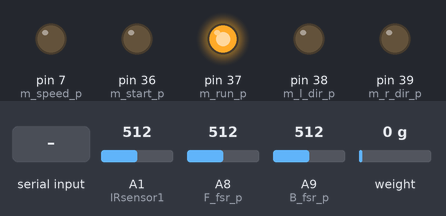
This sketch was run on a simulated Arduino Mega 2560, built with avr-gcc and run on an emulated ATmega2560. Shown: output pins drawn as LEDs (lit = HIGH). The test bench sets the inputs (shaded band); at power-on: A9 (B_fsr_p) = 512, A8 (F_fsr_p) = 512, A1 (IRsensor1) = 512, weight on the scale 0 g. What the sketch prints to the serial monitor is not drawn.

Above: at 2.3 s.
2.4 s: A9 (B_fsr_p) set to 554
5.4 s: A9 (B_fsr_p) set to 581
At 8.3 s:
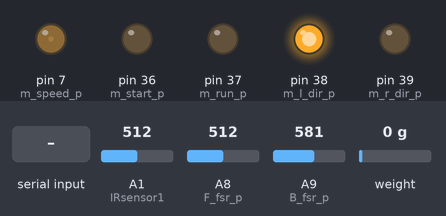
8.4 s: A8 (F_fsr_p) set to 524
11.4 s: A8 (F_fsr_p) set to 544
At 13.9 s:
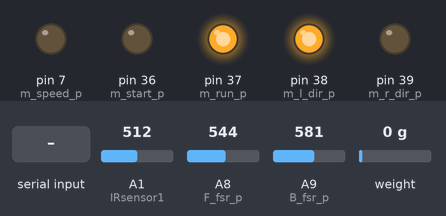
14.4 s: "F90\n" received over the second serial link
At 15.7 s:
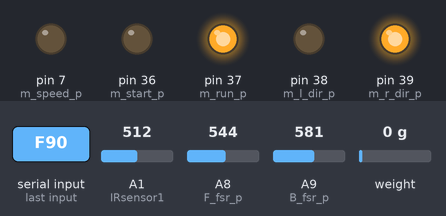
16.5 s: "F,45\n" received over the second serial link
At 17.25 s:
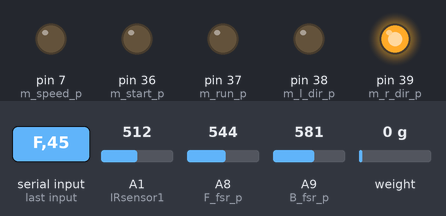
Timing chart, 0 to 19.5 s (numbered marks = the images above; inputs shaded):
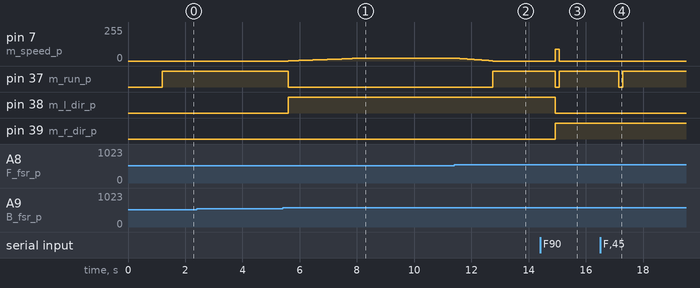

Measured:
- the behaviour switches between 562 and 563 on A9 (B_fsr_p) (found by bisection; images 0 and 1)
- the behaviour switches between 530 and 531 on A8 (F_fsr_p) (found by bisection; images 1 and 2)
- after the input at 2.4 s, every drawn part: stays the same
- after the input at 5.4 s, pin 7 (m_speed_p): moves from 0/255 to 20/255 over 2.4 s, starting after 0.20 s; pin 37 (m_run_p): HIGH → LOW after 0.20 s; pin 38 (m_l_dir_p): LOW → HIGH after 0.20 s
- after the input at 8.4 s, every drawn part: stays the same
- after the input at 11.4 s, pin 7 (m_speed_p): moves from 20/255 to 0/255 over 1.1 s, starting after 0.19 s; pin 37 (m_run_p): LOW → HIGH after 1.3 s
- after the input at 14.4 s, pin 7 (m_speed_p): 0/255 → 90/255 after 0.53 s, → 0/255 0.14 s later; pin 37 (m_run_p): HIGH → LOW after 0.53 s, → HIGH 0.14 s later; pin 38 (m_l_dir_p): HIGH → LOW after 0.53 s; pin 39 (m_r_dir_p): LOW → HIGH after 0.53 s
- after the input at 16.5 s, pin 37 (m_run_p): HIGH → LOW after 0.65 s, → HIGH 0.14 s later

The sketch:

CartController.ino
```cpp
/*로드셀 설정*/
#include "HX711.h"
#define DOUT  34 //
#define CLK  35 //
HX711 scale(DOUT, CLK);
float calibration_factor = 7280; //7050 worked for my 440lb max scale setup
float value = 0;
/*로드셀 설정*/

/*모터 설정*/
#define m_start_p    36 // START/STOP  LOW START HIGH STOP
#define m_run_p      37 // RUN/BRAKE   LOW RUN HIGH BRAKE
#define m_l_dir_p    38 // 왼쪽 모터 방향
#define m_r_dir_p    39 // 오른쪽 모터 방향
#define m_speed_p    7 // 모터 스피드
#define m_hall_a_p   41 // 홀센서 A
#define m_hall_b_p   42 // 홀센서 B
#define m_hall_c_p   43 // 홀센서 C

int speed_out = 0;
int speed_out_Temp = 0;
/*모터 설정*/
/*fsr 설정*/
#define F_fsr_p A8
#define B_fsr_p A9
int F_fsr = 0;
int B_fsr = 0;
/*fsr 설정*/

/*적외선 설정 GP2Y0A02*/ //한쪽만 사용
#define IRsensor1 A1
float sensorValue1, inches1, cm1;    //Must be of type float for pow()
const int numReadings1 = 10;       // 평균을 취할 데이터 갯수
long readings1[numReadings1];       // 신호값저장할 배열 지정
int readIndex1 = 0;                // 현재 신호값 index 변수 선언
long total1 = 0;                   // 합계 변수
long average1 = 0;                 // 평균값 저장 변수

#define IRsensor2 A2   // 사용안함
float sensorValue2, inches2, cm2;    //Must be of type float for pow()
const int numReadings2 = 10;       // 평균을 취할 데이터 갯수
long readings2[numReadings2];       // 신호값저장할 배열 지정
int readIndex2 = 0;                // 현재 신호값 index 변수 선언
long total2 = 0;                   // 합계 변수
long average2 = 0;
/*적외선 설정*/

/*시스템*/
int state = 0;
const int run_F = 1;
const int run_B = 2;
const int stop  = 3;
/*시스템*/

/*BT*/
int buffPos;
String inputString;
int mode_bt = 0; //0:하드웨어 1:BT
/*BT*/

void setup() {
  Serial.begin(9600);
  Serial1.begin(9600);
  Load_cell_init();
  GP2Y0A02_init();
  mot_init();
  Load_cell_weight();
  analogWrite(m_speed_p, 0);
}


void loop() {
  serial_bt();
  Serial.print(mode_bt); Serial.print("\t");
  GP2Y0A02_1();
  if (mode_bt == 0) {

    fsr();
    Load_cell_weight();

    switch (state) {
      case run_F : // 앞쪽
        digitalWrite(m_run_p, LOW);
        digitalWrite(m_l_dir_p, LOW);
        digitalWrite(m_r_dir_p, HIGH);
        Serial.print("\t앞\t");
        if (speed_out > 20) {
          speed_out = 20;
          Serial.print("\눞음\t");
        } else {
          Serial.print("\작음\t");
        }
        Serial.print("\tspeed_out\t");
        Serial.print(speed_out);
        Serial.print("\t");

        speed_out = speed_out + map(value, 0, 100, 0, 5); // 로드셀 무게에따라 속도 추가
        if (cm1  <  50 ) {
          Serial.print("\위험\t");
          analogWrite(m_speed_p, 0);
          digitalWrite(m_run_p, HIGH);
        } else {
          Serial.print("\정상\t");
          digitalWrite(m_run_p, LOW);
          analogWrite(m_speed_p, speed_out);
        }

        break;
      case run_B : //뒷쪽
        digitalWrite(m_run_p, LOW);
        digitalWrite(m_l_dir_p, HIGH);
        digitalWrite(m_r_dir_p, LOW);
        Serial.print("\뒤\t");

        if (speed_out > 20) {
          speed_out = 20;
        }
        speed_out = speed_out + map(value, 0, 100, 0, 15); // 로드셀 무게에따라 속도 추가

        analogWrite(m_speed_p, speed_out);


        break;

      case stop : //정지

        if (speed_out <= 2 ) {
          digitalWrite(m_run_p, HIGH);
          Serial.print("\정지\t");
          speed_out = 0;
          analogWrite(m_speed_p, speed_out);
        } else if (speed_out > speed_out_Temp - 2) {
          speed_out = speed_out - 2; //서서히 감속
          Serial.print("\감속\t");
          analogWrite(m_speed_p, speed_out);
        }

        delay(5);
        break;
    }

    speed_out_Temp = speed_out;
    Serial.print("speed_out ");
    Serial.print( speed_out); Serial.print("  speed_out_Temp ");
    Serial.print( speed_out_Temp);
    Serial.print("\t");

  } else if (mode_bt == 1) {

  }

}

void Load_cell_init() {
  scale.set_scale(calibration_factor); //Adjust to this calibration factor
  scale.tare(); //Reset the scale to 0
}

void Load_cell_weight() {
  value = scale.get_units() * 0.453592;
  if (value < 0) {
    value = 0;
  }
  Serial.print("Reading: ");
  Serial.print(value, 2);
  Serial.print(" KG\t"); // Change this to kg and re-adjust the calibration factor if you follow SI units like a sane person

}


void mot_init() {
  pinMode(m_start_p, OUTPUT);
  pinMode(m_run_p, OUTPUT);
  pinMode(m_l_dir_p, OUTPUT);
  pinMode(m_r_dir_p, OUTPUT);

  pinMode(m_hall_a_p, INPUT_PULLUP);
  pinMode(m_hall_b_p, INPUT_PULLUP);
  pinMode(m_hall_c_p, INPUT_PULLUP);

  digitalWrite(m_start_p, LOW);
  digitalWrite(m_run_p, LOW);

}

void GP2Y0A02_init() {
  for (int i = 0; i < numReadings1; i++) {
    readings1[i] = 0;
  }
}
void GP2Y0A02_1() {
  sensorValue1 = analogRead(IRsensor1);
  //inches = 4192.936 * pow(sensorValue,-0.935) - 3.937;
  cm1 = 10650.08 * pow(sensorValue1, -0.935) - 10;

  Serial.print("Distance(cm) = ");
  Serial.print(cm1);
  Serial.print("\t");
}
void GP2Y0A02_2() {  // 사용 안함
  sensorValue2 = analogRead(IRsensor2);
  //inches = 4192.936 * pow(sensorValue,-0.935) - 3.937;
  cm2 = 10650.08 * pow(sensorValue2, -0.935) - 10;
  total2 = total2 - readings2[readIndex2];              // readIndex가 가르키는 값을 제외
  readings2[readIndex2] = cm2;                         // 센서값을 읽어 배열에 저장
  total2 = total2 + readings2[readIndex2];              // 현재값을 Total에 저장
  readIndex2 = readIndex2 + 1;                        // 다음 배열에 저장하기 위해 readindex를 증가
  if (readIndex2 >= numReadings2) {                   // readIndex값이 10을 넘으면 리셋
    readIndex2 = 0;
  }
  average2 = total2 / numReadings2;                    // 평균치 계산
  delay(100);
  Serial.print("Distance(cm) = ");
  Serial.println(average2);
}

void fsr() { // 방향 결정 함수
  int F_data = analogRead(F_fsr_p);
  int B_data = analogRead(B_fsr_p);
  int dir = F_data - B_data;
  Serial.print(F_data);
  Serial.print("\t");
  Serial.print(B_data);
  Serial.print("\t");
  Serial.println(dir);
  /* fsr 세기 측정 부분 */

  if (dir > 50) {
    state = run_F;
    speed_out++;
  } else if (dir < -50) {
    state = run_B;
    speed_out++;
  } else {
    state = stop;
  }
}

void serial_bt() { // 블루투스 통신 함수
  String send_data = (String)value;
  send_data += "Kg";
  Serial1.println(value); // 무게 전송

  if (Serial1.available() > 0) { // 받는 데이터 함수
    buffPos++; // buffPos + 1 과 같다.
    char data = (char)Serial1.read(); //읽어들인 문자(한글자)를 data에 저장

    inputString += data; //data에 저장된 값을 inputString에 합쳐라
    Serial.print("data = ");
    Serial.println(data);
    if (data == '\n') { //개행문자(줄바꿈)가 들어오면 실행해라
      Serial.print("inputString = ");
      Serial.print(inputString);
      // 데이터 파싱 동작 부분 작성

      if (inputString[0] == 'T') {
        inputString.replace("\n", "");
        inputString.replace("\r", "");
        Serial.println(inputString[0]);
        if (inputString[1] == '0') {
          mode_bt = 0; // 하드웨어 모드
          Serial.println("hw");
        } else if (inputString[1] == '1') {
          mode_bt = 1; // BT 모드
          Serial.println("bt");
        }

      }
      if (inputString[0] == 'F') {
        inputString.replace("\n", "");
        inputString.replace("\r", "");
        inputString.replace("F", "");
        int bt_speed = inputString.toInt();
        digitalWrite(m_run_p, LOW);
        digitalWrite(m_l_dir_p, LOW);
        digitalWrite(m_r_dir_p, HIGH);
        bt_speed = constrain(bt_speed, 0, 255); // 어플에서 속도 제한 풀려있음
        analogWrite(m_speed_p, bt_speed);
      } else if (inputString[0] == 'B') {
        inputString.replace("\n", "");
        inputString.replace("\r", "");
        inputString.replace("B", "");
        int bt_speed = inputString.toInt();
        bt_speed = constrain(bt_speed, 0, 255); // 어플에서 속도 제한 풀려있음
        digitalWrite(m_run_p, LOW);
        digitalWrite(m_l_dir_p, HIGH);
        digitalWrite(m_r_dir_p, LOW);
        analogWrite(m_speed_p, bt_speed);
      } else if (inputString[0] == 'E') { // 긴급 정지
        inputString.replace("\n", "");
        inputString.replace("\r", "");
        inputString.replace("B", "");
        int bt_speed = inputString.toInt();
        bt_speed = constrain(bt_speed, 0, 255); // 어플에서 속도 제한 풀려있음
        digitalWrite(m_run_p, LOW);
        digitalWrite(m_l_dir_p, HIGH);
        digitalWrite(m_r_dir_p, LOW);
        analogWrite(m_speed_p, bt_speed);
      } else if (inputString[0] == 'E') { // 긴급 정지
        inputString.replace("\n", "");
        inputString.replace("\r", "");
        inputString.replace("E", "");
        digitalWrite(m_run_p, HIGH);
        analogWrite(m_speed_p, 0);
      } else if (inputString[0] == 'Z') {//정지
        while (1) {
          if (speed_out <= 2 ) {
            digitalWrite(m_run_p, HIGH);
            Serial.print("\정지\t");
            speed_out = 0;
            analogWrite(m_speed_p, speed_out);
            break;
          } else if (speed_out > speed_out_Temp - 2) {
            speed_out = speed_out - 2; //서서히 감속
            Serial.print("\감속\t");
            analogWrite(m_speed_p, speed_out);

          }
        }

      }

      buffPos = 0; // buffPos 초기화
      inputString = ""; //inputString 초기화

      Serial2.flush();
    }
  }
}


/*Read reference voltage*/
long readVref()  // 내부 전압 체크 함수 필요시 넣어서 사용
{
  long result;
#if defined(__AVR_ATmega168__) || defined(__AVR_ATmega328__) || defined (__AVR_ATmega328P__)
  ADMUX = _BV(REFS0) | _BV(MUX3) | _BV(MUX2) | _BV(MUX1);
#elif defined(__AVR_ATmega32U4__) || defined(__AVR_ATmega1280__) || defined(__AVR_ATmega2560__) || defined(__AVR_AT90USB1286__)
  ADMUX = _BV(REFS0) | _BV(MUX4) | _BV(MUX3) | _BV(MUX2) | _BV(MUX1);
  ADCSRB &= ~_BV(MUX5);   // Without this the function always returns -1 on the ATmega2560 http://openenergymonitor.org/emon/node/2253#comment-11432
#elif defined (__AVR_ATtiny24__) || defined(__AVR_ATtiny44__) || defined(__AVR_ATtiny84__)
  ADMUX = _BV(MUX5) | _BV(MUX0);
#elif defined (__AVR_ATtiny25__) || defined(__AVR_ATtiny45__) || defined(__AVR_ATtiny85__)
  ADMUX = _BV(MUX3) | _BV(MUX2);
#endif
#if defined(__AVR__)
  delay(2);                                        // Wait for Vref to settle
  ADCSRA |= _BV(ADSC);                             // Convert
  while (bit_is_set(ADCSRA, ADSC));
  result = ADCL;
  result |= ADCH << 8;
  result = 1126400L / result;  //1100mV*1024 ADC steps http://openenergymonitor.org/emon/node/1186
  return result;
#elif defined(__arm__)
  return (3300);                                  //Arduino Due
#else
  return (3300);                                  //Guess that other un-supported architectures will be running a 3.3V!
#endif
}
```
